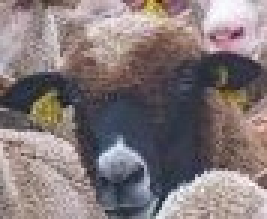
#> input picture img/herd_match.jpg, 89 x 73 px (shown 3 times larger)
$ python '0906matching copy.py'
#> lines starting #> are read from the running program, lines starting #| are printed output that depends on the picture
import numpy as np
import cv2


def keypoint_matching():
    src1 = cv2.imread('./img/herd_match.jpg')
#> src1 is the input picture: shape (73, 89, 3); mean B, G, R 121.2, 120, 131.6
    src2 = cv2.imread('./img/herd.jpg')
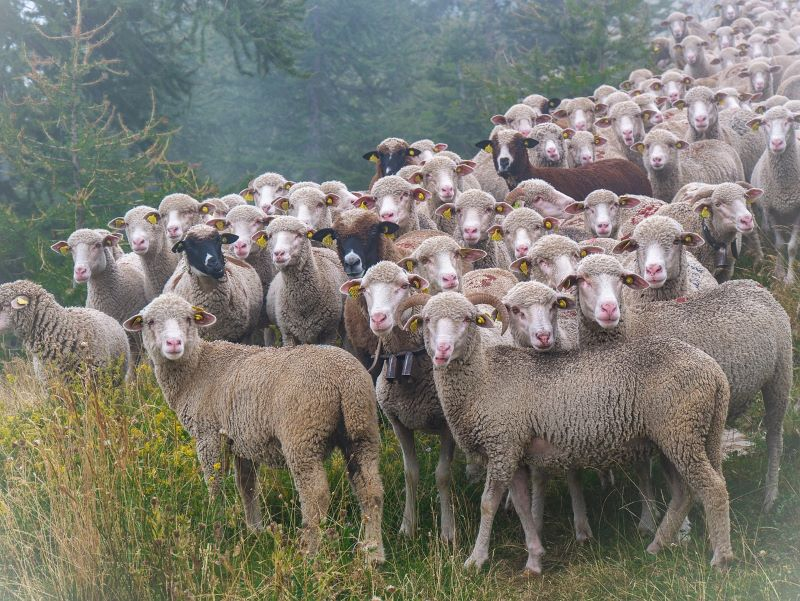
#> input picture img/herd.jpg, 800 x 601 px
#> src2 is the input picture: shape (601, 800, 3); mean B, G, R 113.2, 122.1, 124.4

    if src1 is None or src2 is None:
        print('Image load failed!')
        return

    orb = cv2.ORB_create(nfeatures=1000)

    keypoints1, desc1 = orb.detectAndCompute(src1, None)
#> keypoints1 = 3 keypoints; (x, y, size): (31, 31, 31), (35, 32, 31), (38, 32, 31)
    keypoints2, desc2 = orb.detectAndCompute(src2, None)
#> keypoints2 = 1000 keypoints; strongest (x, y, size): (237, 236, 31), (208, 255, 31), (236, 236, 37.2), (235, 237, 53.6)
    print('desc1.shape:', desc1.shape)
#| desc1.shape: (3, 32)
    print('desc2.shape:', desc2.shape)
#| desc2.shape: (1000, 32)

    matcher = cv2.BFMatcher_create(cv2.NORM_HAMMING)
    matches = matcher.match(desc1, desc2)
#> matches = 3 matches

    dst = cv2.drawMatches(src1, keypoints1, src2, keypoints2, matches, None)
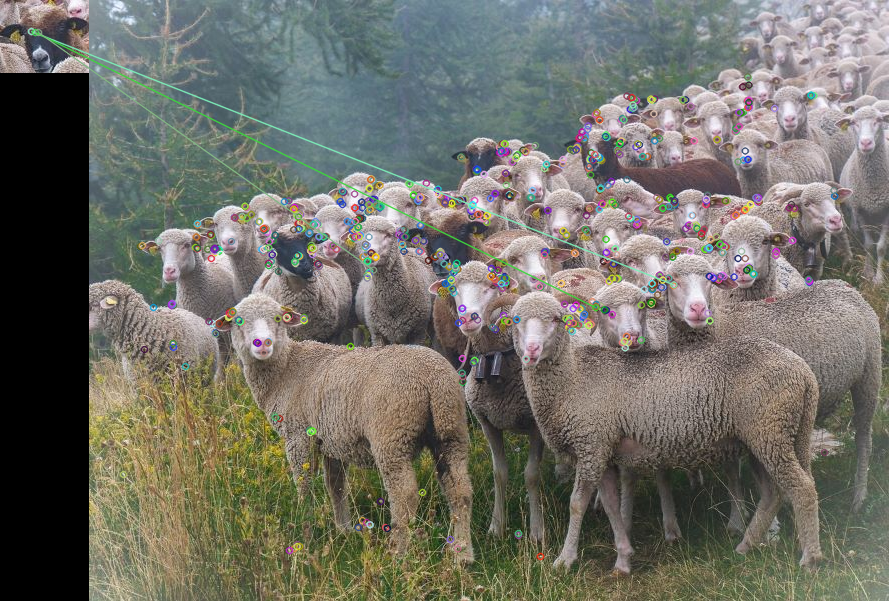
#> dst: shape (601, 889, 3); mean B, G, R 103.2, 111.6, 113

    cv2.imshow('dst', dst)
    cv2.waitKey()
    cv2.destroyAllWindows()


def good_matching():
    src1 = cv2.imread('./img/herd_match.jpg')
    src2 = cv2.imread('./img/herd.jpg')

    if src1 is None or src2 is None:
        print('Image load failed!')
        return

    orb = cv2.ORB_create(nfeatures=1000)

    keypoints1, desc1 = orb.detectAndCompute(src1, None)
    keypoints2, desc2 = orb.detectAndCompute(src2, None)

    matcher = cv2.BFMatcher_create(cv2.NORM_HAMMING)
    matches = matcher.match(desc1, desc2)
#> matches = 3 matches

    matches = sorted(matches, key=lambda x: x.distance)
    good_matches = matches[:50]
#> good_matches = 3 matches

    dst = cv2.drawMatches(src1, keypoints1, src2, keypoints2, good_matches, None,
                         flags=cv2.DrawMatchesFlags_NOT_DRAW_SINGLE_POINTS)
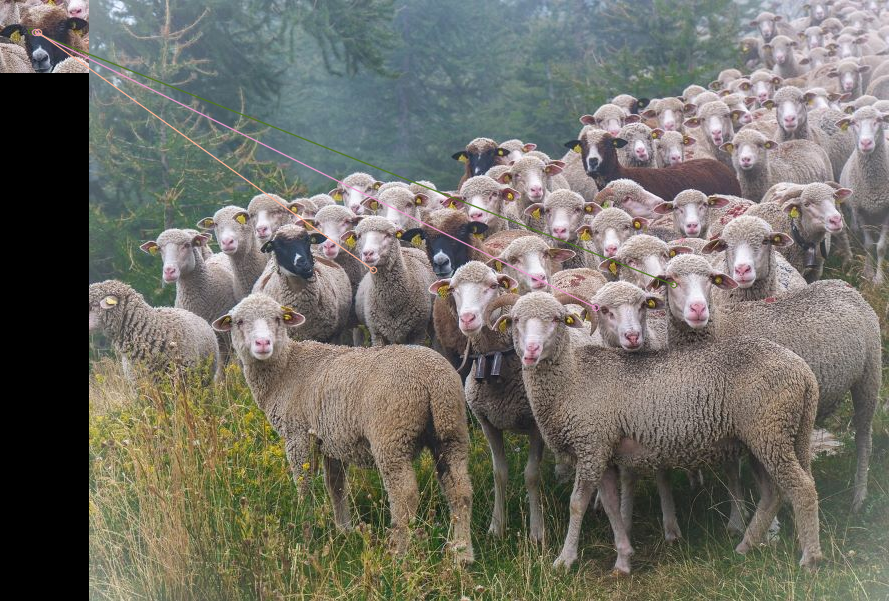
#> dst: shape (601, 889, 3); mean B, G, R 103.3, 111.4, 113.7

    cv2.imshow('dst', dst)
    cv2.waitKey()
    cv2.destroyAllWindows()


def find_homography():
    src1 = cv2.imread('./img/herd_match.jpg')
    src2 = cv2.imread('./img/herd.jpg')

    if src1 is None or src2 is None:
        print('Image load failed!')
        return

    orb = cv2.ORB_create(nfeatures=1000)

    keypoints1, desc1 = orb.detectAndCompute(src1, None)
    keypoints2, desc2 = orb.detectAndCompute(src2, None)

    matcher = cv2.BFMatcher_create(cv2.NORM_HAMMING)
    matches = matcher.match(desc1, desc2)
#> matches = 3 matches

    matches = sorted(matches, key=lambda x: x.distance)
    good_matches = matches[:10]
#> good_matches = 3 matches

    dst = cv2.drawMatches(src1, keypoints1, src2, keypoints2, good_matches, None,
                         flags=cv2.DrawMatchesFlags_NOT_DRAW_SINGLE_POINTS)

    pts1 = np.array([keypoints1[m.queryIdx].pt for m in good_matches]).reshape(-1, 1, 2).astype(np.float32)
#> pts1 = [[31, 31], [35, 32], [38, 32]]
    pts2 = np.array([keypoints2[m.trainIdx].pt for m in good_matches]).reshape(-1, 1, 2).astype(np.float32)
#> pts2 = [[584.4, 284.4], [506.4, 307.2], [284.1, 269.6]]

#> (the run stopped early here; a loop or call above may not have finished)
